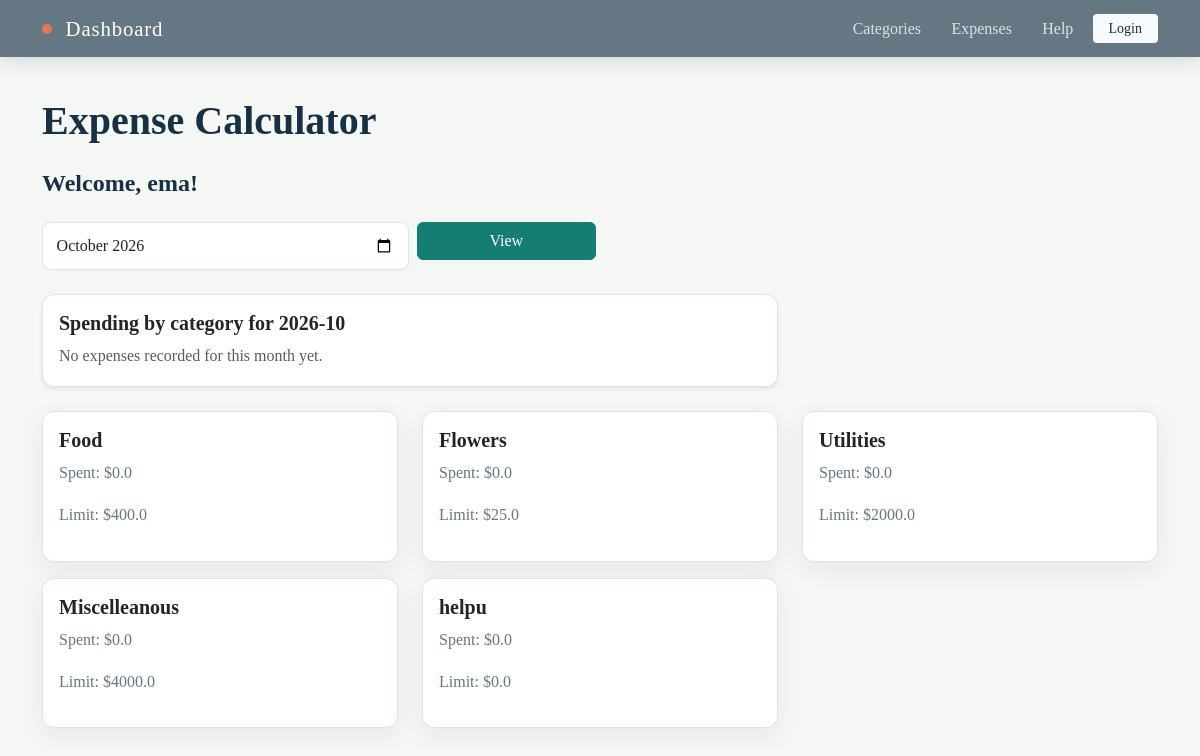
Screenshot of / (signed in) with the database file from the repository.
### tables this page shows
CREATE TABLE category (id INTEGER PRIMARY KEY AUTOINCREMENT UNIQUE NOT NULL, name TEXT, spending_limit INTEGER, user_id INTEGER REFERENCES user (id));

### app.py (the view)
@app.route("/") #this will be the homepage/dashboard of the app
def home():
    user = session.get("user")
    if not user:
        return redirect(url_for("login"))
    user_id = user[0]
    selected_month = request.args.get("month") or datetime.date.today().strftime("%Y-%m")
    sql = '''SELECT category.id, category.name, category.spending_limit,
            IFNULL(SUM(expenses.amount_spent), 0)
             AS total_amount_spent FROM category LEFT JOIN expenses ON category.id = expenses.category_id
                AND expenses.user_id = ?
                AND strftime('%Y-%m', expenses.date) = ?
            WHERE category.user_id = ?
            GROUP BY category.id'''
    categories = query_db(sql, args=(user_id, selected_month, user_id))
    monthly_sql = '''SELECT expenses.id, expenses.name, expenses.amount_spent,
                    strftime('%Y-%m-%d', expenses.date) AS date,
                    category.name AS category, expenses.category_id
                    FROM expenses
                    JOIN category ON expenses.category_id = category.id
                    WHERE expenses.user_id = ? AND strftime('%Y-%m', expenses.date) = ?'''
    monthly_expenses = query_db(monthly_sql, args=(user_id, selected_month))
    monthly_totals = build_monthly_category_totals(monthly_expenses, selected_month)
    pie_segments = build_pie_chart_segments(monthly_totals)
    get_db().commit()
    username = user[1]
    return render_template(
        "home.html",
        categories=categories,
        username=username,
        selected_month=selected_month,
        monthly_totals=monthly_totals,
        pie_segments=pie_segments,
    )

### app.py (called while the page is built, shortened)
def get_db():
    db = getattr(g, '_database', None)
    if db is None:
        db = g._database = sqlite3.connect(DATABASE)
    return db

def query_db(query, args=(), one=False):
    cur = get_db().execute(query, args)
    rv = cur.fetchall()
    cur.close()
    return (rv[0] if rv else None) if one else rv

def build_monthly_category_totals(expenses, month):
    totals = {}
    for expense in expenses:
        expense_date = expense[3] if len(expense) > 3 else ""
        category_name = expense[4] if len(expense) > 4 else ""
        if expense_date.startswith(month) and category_name:
            amount = float(expense[2] or 0)
            totals[category_name] = totals.get(category_name, 0.0) + amount
    return totals

def build_pie_chart_segments(totals):
    colors = ["#0d6efd", "#198754", "#dc3545", "#ffc107", "#6f42c1", "#20c997", "#fd7e14"]
    if not totals:
        return []

### templates/home.html (shortened to what this page needs)
{%extends "base.html"%}
{%block content%}
<h2 class = "mb-4"> Expense Calculator </h2>
{% if username %}
    <h4 class="mb-4">Welcome, {{ username }}!</h4>
{% endif %}
<form method="get" class="row g-2 mb-4">
    <div class="col-md-4">
        <input class="form-control" type="month" name="month" value="{{ selected_month }}">
    </div>
    <div class="col-md-2">
        <button class="btn btn-primary w-100" type="submit">View</button>
    </div>
</form>
<div class="row mb-4">
    <div class="col-md-8">
        <div class="card shadow-sm">
            <div class="card-body">
                <h5 class="card-title">Spending by category for {{ selected_month }}</h5>
                {% if pie_segments %}
                    <svg width="260" height="260" viewBox="0 0 220 220" role="img" aria-label="Pie chart of monthly spending">
                        <circle cx="110" cy="110" r="70" fill="none" stroke="#e9ecef" stroke-width="40"></circle>
                        {% for segment in pie_segments %}
                            <circle cx="110" cy="110" r="70" fill="none" stroke="{{ segment.color }}" stroke-width="40" stroke-linecap="round"
                                    stroke-dasharray="{{ segment.dasharray }}"
                                    stroke-dashoffset="{{ segment.dashoffset }}"
                                    transform="rotate(-90 110 110)"></circle>
                        {% endfor %}
                        <circle cx="110" cy="110" r="35" fill="white"></circle>
                        <text x="110" y="105" text-anchor="middle" font-size="14" fill="#212529">{{ selected_month }}</text>
                        <text x="110" y="126" text-anchor="middle" font-size="14" fill="#212529">Total</text>
                    </svg>
                    <ul class="mt-3">
                        {% for segment in pie_segments %}
                            <li> {{ segment.name }} — ${{ segment.amount }} ({{ segment.percent }}%)</li>
                        {% endfor %}
                    </ul>
                {% else %}
                    <p class="text-muted mb-0">No expenses recorded for this month yet.</p>
                {% endif %}
            </div>
        </div>
    </div>
</div>
<div class="row">
    {% for category in categories %}
        <div class="col-md-4 mb-3">
            <div class="card {% if category[3]|float > category[2]|float %}border-danger{% endif %}">
                <div class="card-body">
                    <h5 class="card-title">{{ category[1] }}</h5>
                    <p>Spent: ${{ category[3]|float | round(2) }}</p>
                    <p>Limit: ${{ category[2]|float | round(2) }}</p>
                </div>
            </div>
        </div>
    {% endfor %}
</div>
{% endblock %}

### static/style/style.css (style rules this page uses)
:root { --ink: #183044; --muted: #667784; --paper: #f5f7f4; --surface: #ffffff; --line: #dce5e1; --teal: #167d72; --teal-dark: #0e5d56; --coral: #e2765b; }
body { min-height: 100vh; margin: 0; color: var(--line); background: var(--paper); font-family: Georgia, "Times New Roman", serif; }
h1, h2, h3, h4, h5 { color: var(--ink); font-weight: 700; }
h2 { margin-bottom: 1.5rem; font-size: clamp(1.8rem, 4vw, 2.5rem); }
p, li { color: var(--muted); line-height: 1.65; }
.card { border: 1px solid var(--line); border-radius: 0.75rem; background: var(--surface); box-shadow: 0 8px 24px rgba(24, 48, 68, 0.07); }
.form-control, .form-select { border-color: var(--line); border-radius: 0.5rem; padding: 0.7rem 0.85rem; }
.btn-primary, .btn-success { --bs-btn-bg: var(--teal); --bs-btn-border-color: var(--teal); --bs-btn-hover-bg: var(--teal-dark); --bs-btn-hover-border-color: var(--teal-dark); }

### rows the page displays
category: name "Food", category "0.0", spending_limit "400.0"
category: name "Flowers", category "0.0", spending_limit "25.0"
category: name "Utilities", category "0.0", spending_limit "2000.0"
category: name "Miscelleanous", category "0.0", spending_limit "4000.0"
category: name "helpu", category "0.0", spending_limit "0.0"

### other values shown
{{ username }} "ema"
{{ selected_month }} "2026-10"
